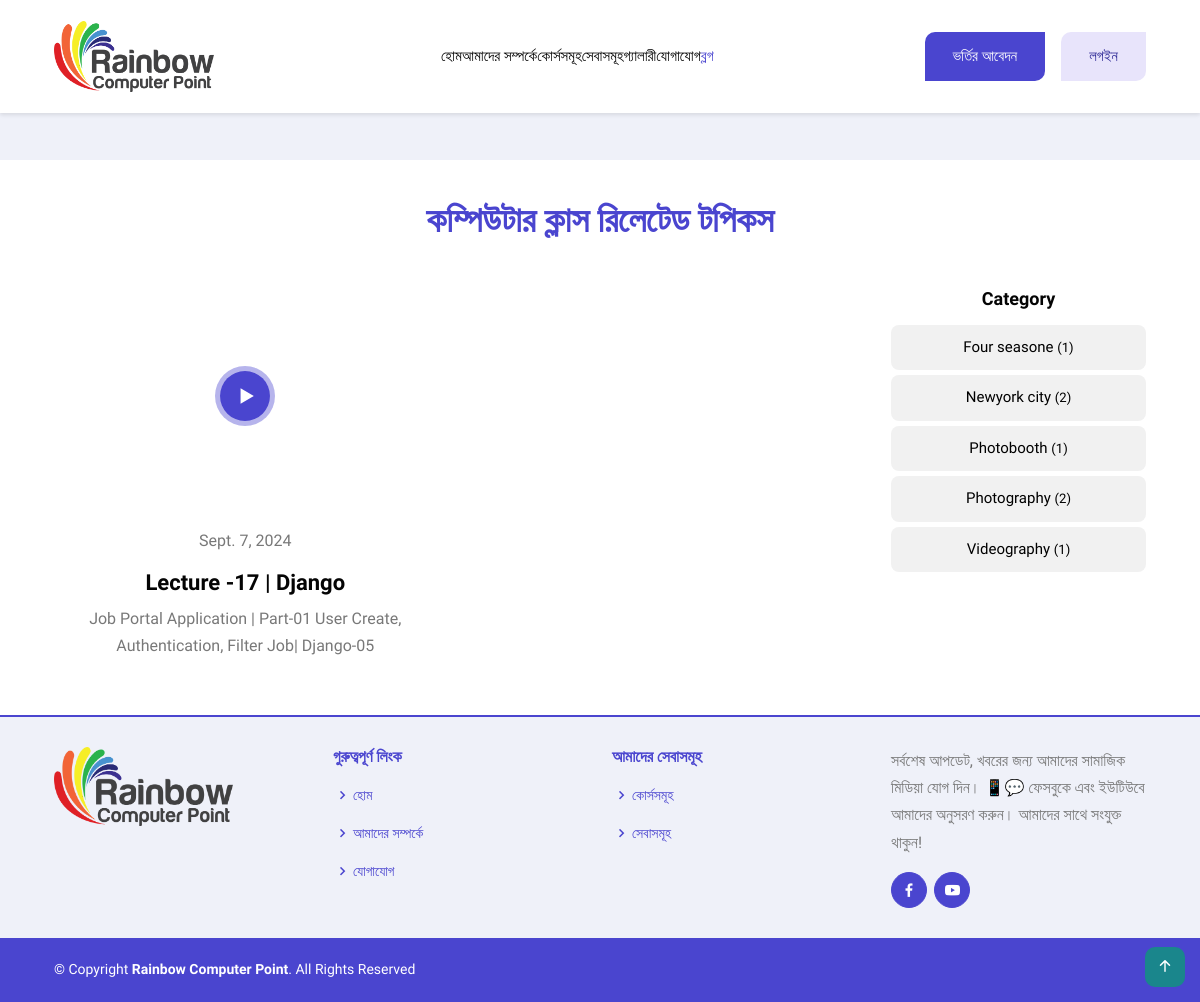
/blogs/, run on an earlier commit of the app's database.
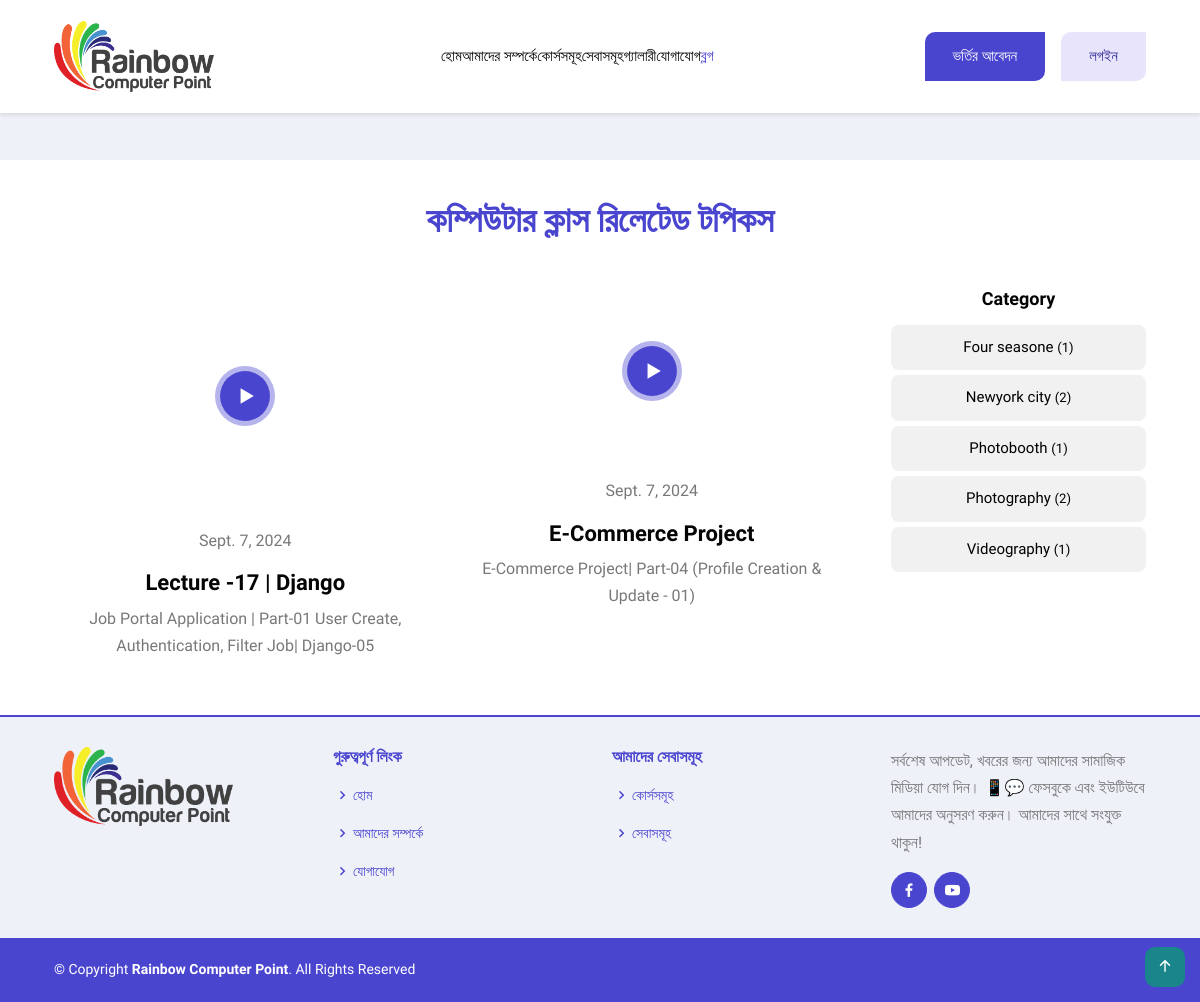
And on a later commit of the database.
### RainbowApp/models.py (models this page shows, shortened)
class BlogVideoModel(models.Model):
    CATEGORY = [
        ('Ms-Word','Ms Word'),
        ('Ms-Excel','Ms Excel'),
        ('Ms-Powerpoint','Ms Powerpoint'),
        ('Other','Other'),
    ]
    Video_Title = models.CharField(max_length=100,null=True)
    Video_Description = models.TextField(null=True)
    Video_Category = models.CharField(choices=CATEGORY, max_length=50, null=True)
    Video_Url = models.CharField(max_length=200,null=True)
    Video_Thumbnail = models.ImageField(upload_to='VideoThumbnail/',null=True)
    Posted_Date = models.DateField(auto_now_add=True)

### RainbowProject/views.py (the view)
# urls.py: path('blogs/',blogs, name='blogs'),
def blogs(request):
    blogsdata = BlogFileModel.objects.all()
    blogVideoData = BlogVideoModel.objects.all()
    unique_categories = BlogVideoModel.objects.values_list('Video_Category', flat=True).distinct()
    unique_category_list = list(unique_categories)
    context = {
        "blogsdata":blogsdata,
        "blogVideoData":blogVideoData,
        "unique_category_list":unique_category_list,
    }
    return render(request,'commons/blogs.html',context)

### template/commons/blogs.html (shortened to what this page needs)
{% extends 'master/master.html' %}
{% block content %}
<section class="section">
  <div class="container">
    <div class="row justify-content-center mb-3">
      <div class="col-lg-6">
        <div class="section-title text-center">
          <h2>কম্পিউটার ক্লাস রিলেটেড টপিকস</h2>
        </div>
      </div>
    </div>
    <div class="row">
      <div class="col-lg-9">
        <div class="me-lg-4">
          <div class="row gy-5">
            {% for data in blogVideoData %}
            <div class="col-md-6" data-aos="fade">
              <article class="blog-post">
                <div class="has-video-popup position-relative">
                  <img loading="lazy" decoding="async" src="{{data.Video_Thumbnail.url}}" data-bs-toggle="modal"
                    data-bs-target="#videoModal" data-video-url="{{data.Video_Url}}"
                    data-video-title="{{data.Video_Title}}" alt="video thumb" class="rounded-lg w-100">
                  <div class="video-icon">
                  </div>
                </div>
                <div class="pt-4">
                  <p class="mb-3">{{data.Posted_Date}}</p>
                  <h2 class="h4">{{data.Video_Title}}</h2>
                  <p>{{data.Video_Description}}</p>
                </div>
              </article>
            </div>
            {% endfor %}
          </div>
        </div>
      </div>
      <div class="col-lg-3">
        <div class="widget widget-categories">
          <h5 class="widget-title"><span>Category</span></h5>
          <ul class="list-unstyled widget-list">
            <li><a href="#!">Four seasone <small class="ml-auto">(1)</small></a>
            </li>
            <li><a href="#!">Newyork city <small class="ml-auto">(2)</small></a>
            </li>
            <li><a href="#!">Photobooth <small class="ml-auto">(1)</small></a>
            </li>
            <li><a href="#!">Photography <small class="ml-auto">(2)</small></a>
            </li>
            <li><a href="#!">Videography <small class="ml-auto">(1)</small></a>
            </li>
          </ul>
        </div>
      </div>
    </div>
  </div>
</section>
{% endblock content %}

### template/master/master.html (shortened to what this page needs)
<!DOCTYPE html>
{% load static %}
<html lang="en-us">
<head>
  <link rel="stylesheet" href="https://cdnjs.cloudflare.com/ajax/libs/boxicons/2.1.0/css/boxicons.min.css"
 />
  <link href="../static/vendor/bootstrap-icons/bootstrap-icons.css" rel="stylesheet">
  <link rel="stylesheet" href="https://cdnjs.cloudflare.com/ajax/libs/bootstrap/5.3.3/css/bootstrap.min.css"
 />
  <link rel="stylesheet" href="{% static 'style.css' %}">
</head>
<body>
  {% include 'master/header.html' %}
    {% block content %}
    {% endblock content %}
  {% include 'master/footer.html' %}
  <a href="#" id="back-to-top" class="back-to-top d-flex align-items-center justify-content-center">
    <i class="bi bi-arrow-up-short"></i>
  </a>
</body>
</html>

### template/master/header.html (shortened to what this page needs)
<header class="navigation bg-tertiary">
    <nav class="navbar navbar-expand-xl navbar-light text-center py-3">
      <div class="container">
        <a class="navbar-brand" href="/">
          <img loading="prelaod" decoding="async" class="img-fluid" width="160" src="../static/images/logo.png"
            alt="রেইনবো">
        </a>
        <div class="collapse navbar-collapse" id="navbarSupportedContent">
          <ul class="navbar-nav mx-auto mb-2 mb-lg-0">
            <li class="nav-item {% if request.path == '/' %} active{% endif %}"> <a class="nav-link" href="{% url 'homePage' %}">হোম</a>
            </li>
            <li class="nav-item {% if request.path == '/aboutUs/' %} active{% endif %}"> <a class="nav-link" href="{% url 'aboutUs' %}">আমাদের সম্পর্কে</a>
            </li>
            <li class="nav-item {% if request.path == '/coursePage/' %} active{% endif %}"> <a class="nav-link" href="{% url 'coursePage' %}">কোর্সসমূহ</a>
            </li>
            <li class="nav-item {% if request.path == '/servicePage/' %} active{% endif %}"> <a class="nav-link" href="{% url 'servicePage' %}">সেবাসমূহ</a>
            </li>
            <li class="nav-item {% if request.path == '/galleryPage/' %} active{% endif %}"> <a class="nav-link" href="{% url 'galleryPage' %}">গ্যালারী</a>
            </li>
            <li class="nav-item {% if request.path == '/contactUsPage/' %} active{% endif %}"> <a class="nav-link" href="{% url 'contactUsPage' %}">যোগাযোগ</a>
            <li class="nav-item {% if request.path == '/blogs/' %} active{% endif %}"> <a class="nav-link" href="{% url 'blogs' %}">ব্লগ</a>
          </ul>
          <a href="{% url 'admissionformPage' %}" class="btn btn-primary ">ভর্তির আবেদন</a>
          <a href="{% url 'studentSignin' %}" class="btn btn-outline-primary ms-2 ms-lg-3">লগইন</a>
        </div>
      </div>
    </nav>
  </header>

### template/master/footer.html
<footer id="footer">
    <div class="footer-top">
      <div class="container">
        <div class="row">
          <div class="col-lg-3 col-md-6 footer-contact">
            <img src="../static/images/logo.png" class="img-fluid animated" alt="sobjantalogo">
          </div>
          <div class="col-lg-3 col-md-6 footer-links">
            <h4>গুরুত্বপূর্ণ লিংক</h4>
            <ul>
              <li><i class="bx bx-chevron-right"></i> <a href="{% url 'homePage' %}">হোম</a></li>
              <li><i class="bx bx-chevron-right"></i> <a href="{% url 'aboutUs' %}">আমাদের সম্পর্কে</a></li>
              <li><i class="bx bx-chevron-right"></i> <a href="{% url 'contactUsPage' %}">যোগাযোগ</a></li>
            </ul>
          </div>
          <div class="col-lg-3 col-md-6 footer-links">
            <h4>আমাদের সেবাসমূহ</h4>
            <ul>
              <li><i class="bx bx-chevron-right"></i> <a href="{% url 'coursePage' %}">কোর্সসমূহ</a></li>
              <li><i class="bx bx-chevron-right"></i> <a href="{% url 'servicePage' %}">সেবাসমূহ</a></li>
            </ul>
          </div>
          <div class="col-lg-3 col-md-6 footer-links">
            <p>সর্বশেষ আপডেট, খবরের জন্য আমাদের সামাজিক মিডিয়া যোগ দিন। 📱💬 ফেসবুকে এবং ইউটিউবে আমাদের অনুসরণ করুন।
              আমাদের সাথে সংযুক্ত থাকুন!</p>
            <div class="social-links mt-3">
              <a href="https://www.facebook.com" target="_blank" class="facebook" aria-label="Facebook">
                <i class="bx bxl-facebook"></i>
              </a>
              <a href="https://www.youtube.com" target="_blank" class="youtube" aria-label="Youtube">
                <i class='bx bxl-youtube'></i>
              </a>
            </div>
          </div>
        </div>
      </div>
    </div>
    <div class="container footer-bottom clearfix">
      <div class="copyright">
        &copy; Copyright <strong><span>Rainbow Computer Point</span></strong>. All Rights Reserved
      </div>
    </div>
  </footer>

### template/commons/blogs.html (style rules this page uses)
.has-video-popup { position: relative; }
.video-icon { position: absolute; top: 50%; left: 50%; transform: translate(-50%, -50%); width: 60px; height: 60px; display: flex; align-items: center; justify-content: center; pointer-events: none; }

What changed in the data, as far as the page shows it:
added BlogVideoModel: Video_Thumbnail (picture), Posted_Date "Sept. 7, 2024", Video_Title "E-Commerce Project", Video_Description "E-Commerce Project| Part-04 (Profile Creation & Update - 01)"
